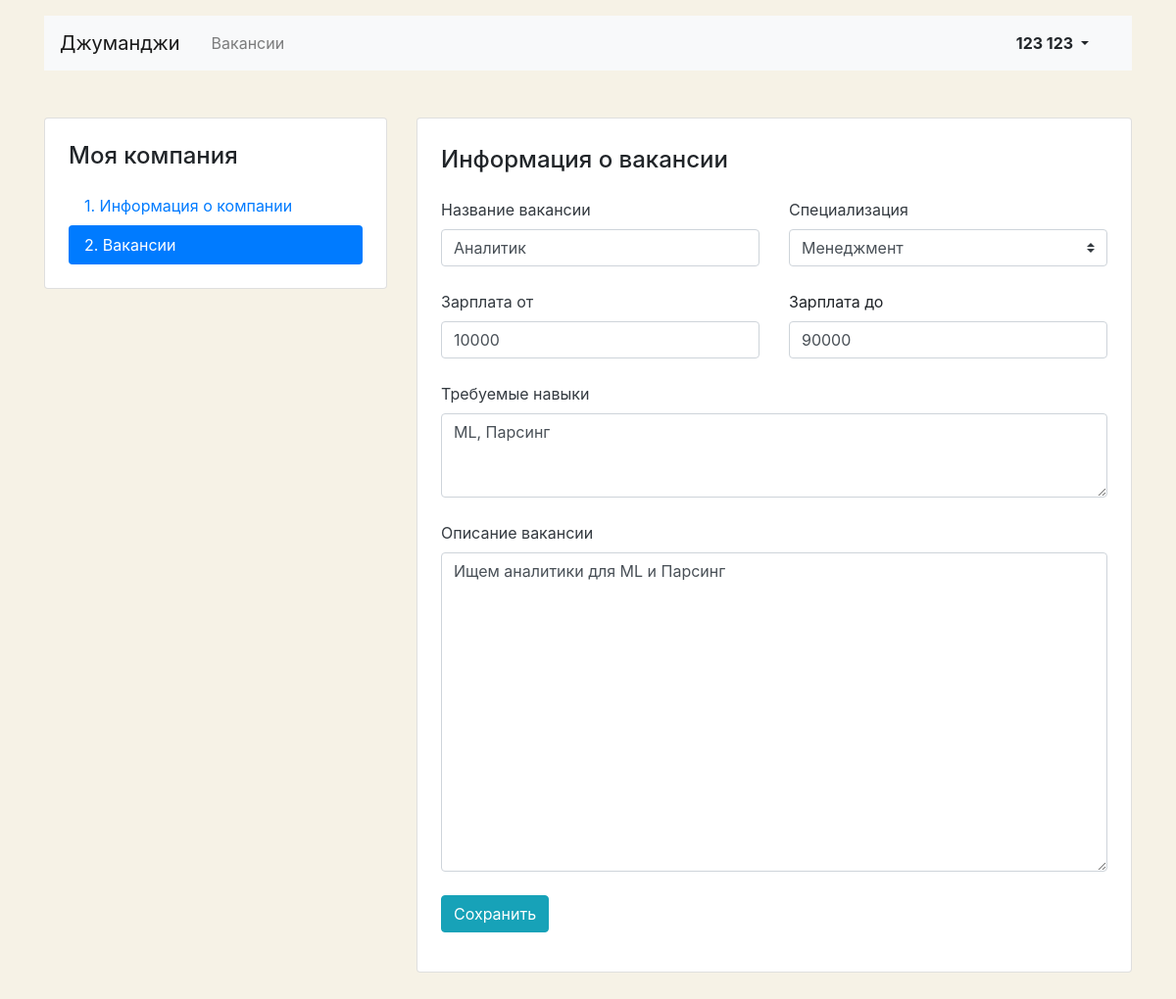
Page /mycompany/vacancies/22 (signed in) on the committed database.
### vacancy/models.py (models this page shows)
class Vacancy(models.Model):
    title = models.CharField(max_length=100, verbose_name="Название вакансии")
    specialty = models.ForeignKey('Specialty',
                                  on_delete=models.CASCADE,
                                  related_name="vacancies",
                                  verbose_name="Специализация")
    company = models.ForeignKey('Company',
                                on_delete=models.CASCADE,
                                related_name="vacancies",
                                verbose_name="Компания")
    skills = models.TextField(verbose_name='Навыки')
    description = models.TextField(verbose_name='Текст')
    salary_min = models.IntegerField(verbose_name='Зарплата от')
    salary_max = models.IntegerField(verbose_name='Зарплата до')
    published_at = models.DateField(auto_now_add=True, verbose_name='Опубликовано')

### vacancy/views/my_vacancy.py (the view, shortened to what this page needs)
# urls.py: path('mycompany/vacancies/<int:vacancy_id>', myvacancy_info, name='myvacancy_info'),
@login_required
def myvacancy_info(request, vacancy_id):
    try:
        vacancy = Vacancy.objects.get(id=vacancy_id)
        form = VacancyForm(instance=vacancy)
    except Vacancy.DoesNotExist:
        raise Http404('Такой вакансии не существует!')
    update = False
    feedback = Application.objects.filter(vacancy_id=vacancy_id)
    return render(request, 'vacancy/my_vacancy/vacancy-edit.html', context={
                                                                'form': form,
                                                                'update': update,
                                                                'feedback': feedback
                                                                })

### vacancy/models.py (called while the page is built)
    def __str__(self):
        return self.title

### template/vacancy/my_vacancy/vacancy-edit.html (shortened to what this page needs)
{% extends 'vacancy/base.html' %}
{% load vacancy_tags %}
{% block content %}
  <main class="container mt-3 pb-5">
    <div class="row mt-5">
      <div class="col-12 col-lg-4">
        <aside class="pt-3 pb-4 px-4 mb-5 card">
          <h1 class="h4 pt-2 pb-2">Моя компания</h1>
          <div class="nav flex-column nav-pills" id="v-pills-tab" role="tablist" aria-orientation="vertical">
            <a class="nav-link" href="{% url 'mycompany_info' %}">1. Информация о&nbsp;компании</a>
            <a class="nav-link active" href="{% url 'myvacancy_list' %}">2. Вакансии</a>
          </div>
        </aside>
      </div>
      <div class="col-12 col-lg-8">
        <div class="card">
          <div class="card-body px-4 pb-4 tab-content">
            <section>
              <h2 class="h4 pt-2 pb-3">Информация о вакансии</h2>
              <form enctype="multipart/form-data" method="post">
                <div class="row">
                  <div class="col-12 col-md-6">
                    <div class="form-group pb-2">
                      <label class="mb-2 text-dark" for="{{ form.title.id_for_label}}">Название вакансии</label>
                      {{ form.title }}
                    </div>
                  </div>
                  <div class="col-12 col-md-6">
                    <div class="form-group pb-2">
                      <label class="mb-2 text-dark" for="{{ form.specialty.id_for_label}}">Специализация</label>
                      {{ form.specialty }}
                    </div>
                  </div>
                </div>
                <div class="row">
                  <div class="col-12 col-md-6">
                    <div class="form-group pb-2">
                      <label class="mb-2 text-dark" for="{{ form.salary_min.id_for_label}}">Зарплата от</label>
                      {{ form.salary_min }}
                    </div>
                  </div>
                  <div class="col-12 col-md-6">
                    <div class="form-group pb-2">
                      <label class="mb-2" for="{{ form.salary_max.id_for_label}}">Зарплата до</label>
                      {{ form.salary_max }}
                      </div>
                  </div>
                </div>
                <div class="form-group pb-2">
                  <label class="mb-2 text-dark" for="{{ form.skills.id_for_label}}">Требуемые навыки</label>
                  {{ form.skills }}
                </div>
                <div class="form-group pb-2">
                  <label class="mb-2 text-dark" for="{{ form.description.id_for_label}}">Описание вакансии</label>
                  {{ form.description }}
                </div>
                <div class="form-group">
                  <button class="btn btn-info" type="submit">Сохранить</button>
                </div>
              </form>
            </section>
          </div>
        </div>
      </div>
    </div>
  </main>
 {% endblock %}

### template/vacancy/base.html (shortened to what this page needs)
<!DOCTYPE html>
<html lang="ru">
<head>
  <link rel="stylesheet" href="https://stackpath.bootstrapcdn.com/bootstrap/4.3.1/css/bootstrap.min.css">
</head>
<body>
  <header class="container mt-3">
    <nav class="navbar navbar-expand-lg navbar-light bg-light">
      <a class="navbar-brand mr-4" href="{% url 'main_page' %}">Джуманджи</a>
      <div class="collapse navbar-collapse justify-content-between" id="navbarNav">
        <ul class="navbar-nav col-10">
          <li class="nav-item">
            <a class="nav-link" href="{% url 'vacancy_list' %}">Вакансии</a>
          </li>
        </ul>
        {% if user.is_authenticated %}
          <ul class="navbar-nav col-2 justify-content-end">
            <li class="nav-item active">
              <div class="btn-group">
                <button type="button" class="btn dropdown-toggle font-weight-bold" data-toggle="dropdown" aria-haspopup="true" aria-expanded="false">
                  {{user.first_name}} {{user.last_name}}
                </button>
              </div>
            </li>
          </ul>
        {% else %}
          <ul class="navbar-nav col-2 justify-content-end">
            <li class="nav-item active">
              <a href="{% url 'login' %}" class="nav-link font-weight-bold">Вход</a>
            </li>
          </ul>
        {% endif %}
      </div>
    </nav>
  </header>
{% block content %}
{% endblock %}
</body>
</html>

### template/vacancy/my_vacancy/vacancy-edit.html (style rules this page uses)
body { background-color: #F6F2E6; }

### rows in the picture
Vacancy: title "Аналитик", specialty "Менеджмент", salary_min "10000", salary_max "90000", skills "ML, Парсинг", description "Ищем аналитики для ML и Парсинг"

### other values in the picture
{{ user.first_name }} "123"
{{ user.last_name }} "123"
